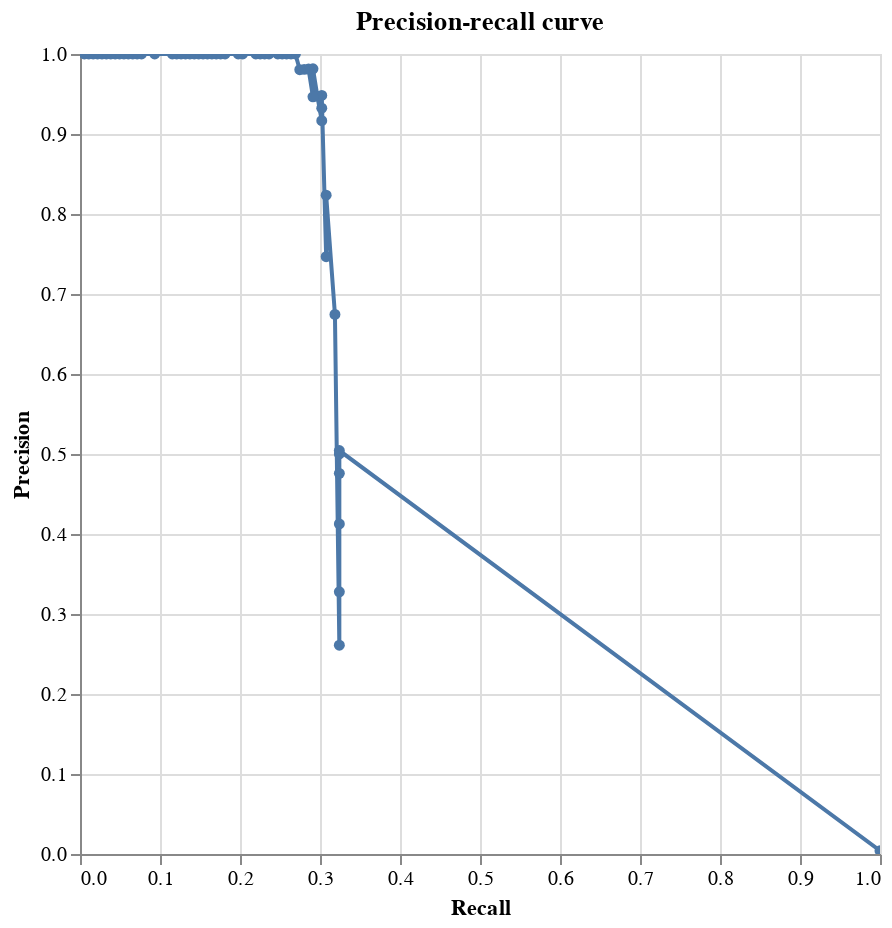

Write notebook code for a chart like this one.
### Code cell
precision_recall_chart(labels_and_scores, spark)

### Figure 1 — Vega-Lite specification as saved in the notebook (floating-point values rounded to 4 significant figures)
{"$schema": "https://vega.github.io/schema/vega-lite/v4.8.1.json", "config": {"view": {"continuousHeight": 300, "continuousWidth": 400}}, "data": {"name": "data-fadd0e93e9546856cbc745a99e65285d", "values": [{"FN": 0, "FN_rate": 0, "FP": 44668, "FP_rate": 1, "N": 44668, "N_rate": 0.9959, "P": 182, "P_rate": 0.004058, "TN": 0, "TN_rate": 0, "TP": 182, "TP_rate": 1, "precision": 0.004058, "recall": 1, "row_count": 44850, "truth_threshold": 0}, {"FN": 123, "FN_rate": 0.6758, "FP": 167, "FP_rate": 0.003739, "N": 44668, "N_rate": 0.9959, "P": 182, "P_rate": 0.004058, "TN": 44501, "TN_rate": 0.9963, "TP": 59, "TP_rate": 0.3242, "precision": 0.2611, "recall": 0.3242, "row_count": 44850, "truth_threshold": 0.00507}, {"FN": 123, "FN_rate": 0.6758, "FP": 121, "FP_rate": 0.002709, "N": 44668, "N_rate": 0.9959, "P": 182, "P_rate": 0.004058, "TN": 44547, "TN_rate": 0.9973, "TP": 59, "TP_rate": 0.3242, "precision": 0.3278, "recall": 0.3242, "row_count": 44850, "truth_threshold": 0.01098}, {"FN": 123, "FN_rate": 0.6758, "FP": 84, "FP_rate": 0.001881, "N": 44668, "N_rate": 0.9959, "P": 182, "P_rate": 0.004058, "TN": 44584, "TN_rate": 0.9981, "TP": 59, "TP_rate": 0.3242, "precision": 0.4126, "recall": 0.3242, "row_count": 44850, "truth_threshold": 0.01204}, {"FN": 123, "FN_rate": 0.6758, "FP": 65, "FP_rate": 0.001455, "N": 44668, "N_rate": 0.9959, "P": 182, "P_rate": 0.004058, "TN": 44603, "TN_rate": 0.9985, "TP": 59, "TP_rate": 0.3242, "precision": 0.4758, "recall": 0.3242, "row_count": 44850, "truth_threshold": 0.02585}, {"FN": 123, "FN_rate": 0.6758, "FP": 59, "FP_rate": 0.001321, "N": 44668, "N_rate": 0.9959, "P": 182, "P_rate": 0.004058, "TN": 44609, "TN_rate": 0.9987, "TP": 59, "TP_rate": 0.3242, "precision": 0.5, "recall": 0.3242, "row_count": 44850, "truth_threshold": 0.02868}, {"FN": 123, "FN_rate": 0.6758, "FP": 58, "FP_rate": 0.001298, "N": 44668, "N_rate": 0.9959, "P": 182, "P_rate": 0.004058, "TN": 44610, "TN_rate": 0.9987, "TP": 59, "TP_rate": 0.3242, "precision": 0.5043, "recall": 0.3242, "row_count": 44850, "truth_threshold": 0.05507}, {"FN": 124, "FN_rate": 0.6813, "FP": 28, "FP_rate": 0.0006268, "N": 44668, "N_rate": 0.9959, "P": 182, "P_rate": 0.004058, "TN": 44640, "TN_rate": 0.9994, "TP": 58, "TP_rate": 0.3187, "precision": 0.6744, "recall": 0.3187, "row_count": 44850, "truth_threshold": 0.1126}, {"FN": 126, "FN_rate": 0.6923, "FP": 19, "FP_rate": 0.0004254, "N": 44668, "N_rate": 0.9959, "P": 182, "P_rate": 0.004058, "TN": 44649, "TN_rate": 0.9996, "TP": 56, "TP_rate": 0.3077, "precision": 0.7467, "recall": 0.3077, "row_count": 44850, "truth_threshold": 0.1223}, {"FN": 126, "FN_rate": 0.6923, "FP": 12, "FP_rate": 0.0002686, "N": 44668, "N_rate": 0.9959, "P": 182, "P_rate": 0.004058, "TN": 44656, "TN_rate": 0.9997, "TP": 56, "TP_rate": 0.3077, "precision": 0.8235, "recall": 0.3077, "row_count": 44850, "truth_threshold": 0.2328}, {"FN": 127, "FN_rate": 0.6978, "FP": 5, "FP_rate": 0.0001119, "N": 44668, "N_rate": 0.9959, "P": 182, "P_rate": 0.004058, "TN": 44663, "TN_rate": 0.9999, "TP": 55, "TP_rate": 0.3022, "precision": 0.9167, "recall": 0.3022, "row_count": 44850, "truth_threshold": 0.4467}, {"FN": 127, "FN_rate": 0.6978, "FP": 4, "FP_rate": 8.955e-05, "N": 44668, "N_rate": 0.9959, "P": 182, "P_rate": 0.004058, "TN": 44664, "TN_rate": 0.9999, "TP": 55, "TP_rate": 0.3022, "precision": 0.9322, "recall": 0.3022, "row_count": 44850, "truth_threshold": 0.6706}, {"FN": 127, "FN_rate": 0.6978, "FP": 3, "FP_rate": 6.716e-05, "N": 44668, "N_rate": 0.9959, "P": 182, "P_rate": 0.004058, "TN": 44665, "TN_rate": 0.9999, "TP": 55, "TP_rate": 0.3022, "precision": 0.9483, "recall": 0.3022, "row_count": 44850, "truth_threshold": 0.7774}, {"FN": 128, "FN_rate": 0.7033, "FP": 3, "FP_rate": 6.716e-05, "N": 44668, "N_rate": 0.9959, "P": 182, "P_rate": 0.004058, "TN": 44665, "TN_rate": 0.9999, "TP": 54, "TP_rate": 0.2967, "precision": 0.9474, "recall": 0.2967, "row_count": 44850, "truth_threshold": 0.785}, {"FN": 129, "FN_rate": 0.7088, "FP": 3, "FP_rate": 6.716e-05, "N": 44668, "N_rate": 0.9959, "P": 182, "P_rate": 0.004058, "TN": 44665, "TN_rate": 0.9999, "TP": 53, "TP_rate": 0.2912, "precision": 0.9464, "recall": 0.2912, "row_count": 44850, "truth_threshold": 0.8233}, {"FN": 129, "FN_rate": 0.7088, "FP": 1, "FP_rate": 2.239e-05, "N": 44668, "N_rate": 0.9959, "P": 182, "P_rate": 0.004058, "TN": 44667, "TN_rate": 1.0, "TP": 53, "TP_rate": 0.2912, "precision": 0.9815, "recall": 0.2912, "row_count": 44850, "truth_threshold": 0.8464}, {"FN": 130, "FN_rate": 0.7143, "FP": 1, "FP_rate": 2.239e-05, "N": 44668, "N_rate": 0.9959, "P": 182, "P_rate": 0.004058, "TN": 44667, "TN_rate": 1.0, "TP": 52, "TP_rate": 0.2857, "precision": 0.9811, "recall": 0.2857, "row_count": 44850, "truth_threshold": 0.8757}, {"FN": 131, "FN_rate": 0.7198, "FP": 1, "FP_rate": 2.239e-05, "N": 44668, "N_rate": 0.9959, "P": 182, "P_rate": 0.004058, "TN": 44667, "TN_rate": 1.0, "TP": 51, "TP_rate": 0.2802, "precision": 0.9808, "recall": 0.2802, "row_count": 44850, "truth_threshold": 0.883}, {"FN": 132, "FN_rate": 0.7253, "FP": 1, "FP_rate": 2.239e-05, "N": 44668, "N_rate": 0.9959, "P": 182, "P_rate": 0.004058, "TN": 44667, "TN_rate": 1.0, "TP": 50, "TP_rate": 0.2747, "precision": 0.9804, "recall": 0.2747, "row_count": 44850, "truth_threshold": 0.9021}, {"FN": 133, "FN_rate": 0.7308, "FP": 0, "FP_rate": 0, "N": 44668, "N_rate": 0.9959, "P": 182, "P_rate": 0.004058, "TN": 44668, "TN_rate": 1, "TP": 49, "TP_rate": 0.2692, "precision": 1, "recall": 0.2692, "row_count": 44850, "truth_threshold": 0.9089}, {"FN": 134, "FN_rate": 0.7363, "FP": 0, "FP_rate": 0, "N": 44668, "N_rate": 0.9959, "P": 182, "P_rate": 0.004058, "TN": 44668, "TN_rate": 1, "TP": 48, "TP_rate": 0.2637, "precision": 1, "recall": 0.2637, "row_count": 44850, "truth_threshold": 0.9105}, {"FN": 135, "FN_rate": 0.7418, "FP": 0, "FP_rate": 0, "N": 44668, "N_rate": 0.9959, "P": 182, "P_rate": 0.004058, "TN": 44668, "TN_rate": 1, "TP": 47, "TP_rate": 0.2582, "precision": 1, "recall": 0.2582, "row_count": 44850, "truth_threshold": 0.9288}, {"FN": 136, "FN_rate": 0.7473, "FP": 0, "FP_rate": 0, "N": 44668, "N_rate": 0.9959, "P": 182, "P_rate": 0.004058, "TN": 44668, "TN_rate": 1, "TP": 46, "TP_rate": 0.2527, "precision": 1, "recall": 0.2527, "row_count": 44850, "truth_threshold": 0.9566}, {"FN": 137, "FN_rate": 0.7527, "FP": 0, "FP_rate": 0, "N": 44668, "N_rate": 0.9959, "P": 182, "P_rate": 0.004058, "TN": 44668, "TN_rate": 1, "TP": 45, "TP_rate": 0.2473, "precision": 1, "recall": 0.2473, "row_count": 44850, "truth_threshold": 0.9572}, {"FN": 139, "FN_rate": 0.7637, "FP": 0, "FP_rate": 0, "N": 44668, "N_rate": 0.9959, "P": 182, "P_rate": 0.004058, "TN": 44668, "TN_rate": 1, "TP": 43, "TP_rate": 0.2363, "precision": 1, "recall": 0.2363, "row_count": 44850, "truth_threshold": 0.963}, {"FN": 140, "FN_rate": 0.7692, "FP": 0, "FP_rate": 0, "N": 44668, "N_rate": 0.9959, "P": 182, "P_rate": 0.004058, "TN": 44668, "TN_rate": 1, "TP": 42, "TP_rate": 0.2308, "precision": 1, "recall": 0.2308, "row_count": 44850, "truth_threshold": 0.975}, {"FN": 141, "FN_rate": 0.7747, "FP": 0, "FP_rate": 0, "N": 44668, "N_rate": 0.9959, "P": 182, "P_rate": 0.004058, "TN": 44668, "TN_rate": 1, "TP": 41, "TP_rate": 0.2253, "precision": 1, "recall": 0.2253, "row_count": 44850, "truth_threshold": 0.9811}, {"FN": 142, "FN_rate": 0.7802, "FP": 0, "FP_rate": 0, "N": 44668, "N_rate": 0.9959, "P": 182, "P_rate": 0.004058, "TN": 44668, "TN_rate": 1, "TP": 40, "TP_rate": 0.2198, "precision": 1, "recall": 0.2198, "row_count": 44850, "truth_threshold": 0.9816}, {"FN": 145, "FN_rate": 0.7967, "FP": 0, "FP_rate": 0, "N": 44668, "N_rate": 0.9959, "P": 182, "P_rate": 0.004058, "TN": 44668, "TN_rate": 1, "TP": 37, "TP_rate": 0.2033, "precision": 1, "recall": 0.2033, "row_count": 44850, "truth_threshold": 0.9877}, {"FN": 146, "FN_rate": 0.8022, "FP": 0, "FP_rate": 0, "N": 44668, "N_rate": 0.9959, "P": 182, "P_rate": 0.004058, "TN": 44668, "TN_rate": 1, "TP": 36, "TP_rate": 0.1978, "precision": 1, "recall": 0.1978, "row_count": 44850, "truth_threshold": 0.9915}, {"FN": 149, "FN_rate": 0.8187, "FP": 0, "FP_rate": 0, "N": 44668, "N_rate": 0.9959, "P": 182, "P_rate": 0.004058, "TN": 44668, "TN_rate": 1, "TP": 33, "TP_rate": 0.1813, "precision": 1, "recall": 0.1813, "row_count": 44850, "truth_threshold": 0.9923}, {"FN": 150, "FN_rate": 0.8242, "FP": 0, "FP_rate": 0, "N": 44668, "N_rate": 0.9959, "P": 182, "P_rate": 0.004058, "TN": 44668, "TN_rate": 1, "TP": 32, "TP_rate": 0.1758, "precision": 1, "recall": 0.1758, "row_count": 44850, "truth_threshold": 0.9968}, {"FN": 151, "FN_rate": 0.8297, "FP": 0, "FP_rate": 0, "N": 44668, "N_rate": 0.9959, "P": 182, "P_rate": 0.004058, "TN": 44668, "TN_rate": 1, "TP": 31, "TP_rate": 0.1703, "precision": 1, "recall": 0.1703, "row_count": 44850, "truth_threshold": 0.9982}, {"FN": 152, "FN_rate": 0.8352, "FP": 0, "FP_rate": 0, "N": 44668, "N_rate": 0.9959, "P": 182, "P_rate": 0.004058, "TN": 44668, "TN_rate": 1, "TP": 30, "TP_rate": 0.1648, "precision": 1, "recall": 0.1648, "row_count": 44850, "truth_threshold": 0.9992}, {"FN": 153, "FN_rate": 0.8407, "FP": 0, "FP_rate": 0, "N": 44668, "N_rate": 0.9959, "P": 182, "P_rate": 0.004058, "TN": 44668, "TN_rate": 1, "TP": 29, "TP_rate": 0.1593, "precision": 1, "recall": 0.1593, "row_count": 44850, "truth_threshold": 0.9992}, {"FN": 154, "FN_rate": 0.8462, "FP": 0, "FP_rate": 0, "N": 44668, "N_rate": 0.9959, "P": 182, "P_rate": 0.004058, "TN": 44668, "TN_rate": 1, "TP": 28, "TP_rate": 0.1538, "precision": 1, "recall": 0.1538, "row_count": 44850, "truth_threshold": 0.9993}, {"FN": 155, "FN_rate": 0.8516, "FP": 0, "FP_rate": 0, "N": 44668, "N_rate": 0.9959, "P": 182, "P_rate": 0.004058, "TN": 44668, "TN_rate": 1, "TP": 27, "TP_rate": 0.1484, "precision": 1, "recall": 0.1484, "row_count": 44850, "truth_threshold": 0.9993}, {"FN": 156, "FN_rate": 0.8571, "FP": 0, "FP_rate": 0, "N": 44668, "N_rate": 0.9959, "P": 182, "P_rate": 0.004058, "TN": 44668, "TN_rate": 1, "TP": 26, "TP_rate": 0.1429, "precision": 1, "recall": 0.1429, "row_count": 44850, "truth_threshold": 0.9995}, {"FN": 157, "FN_rate": 0.8626, "FP": 0, "FP_rate": 0, "N": 44668, "N_rate": 0.9959, "P": 182, "P_rate": 0.004058, "TN": 44668, "TN_rate": 1, "TP": 25, "TP_rate": 0.1374, "precision": 1, "recall": 0.1374, "row_count": 44850, "truth_threshold": 0.9996}, {"FN": 158, "FN_rate": 0.8681, "FP": 0, "FP_rate": 0, "N": 44668, "N_rate": 0.9959, "P": 182, "P_rate": 0.004058, "TN": 44668, "TN_rate": 1, "TP": 24, "TP_rate": 0.1319, "precision": 1, "recall": 0.1319, "row_count": 44850, "truth_threshold": 0.9996}, {"FN": 159, "FN_rate": 0.8736, "FP": 0, "FP_rate": 0, "N": 44668, "N_rate": 0.9959, "P": 182, "P_rate": 0.004058, "TN": 44668, "TN_rate": 1, "TP": 23, "TP_rate": 0.1264, "precision": 1, "recall": 0.1264, "row_count": 44850, "truth_threshold": 0.9997}, {"FN": 160, "FN_rate": 0.8791, "FP": 0, "FP_rate": 0, "N": 44668, "N_rate": 0.9959, "P": 182, "P_rate": 0.004058, "TN": 44668, "TN_rate": 1, "TP": 22, "TP_rate": 0.1209, "precision": 1, "recall": 0.1209, "row_count": 44850, "truth_threshold": 0.9997}, {"FN": 161, "FN_rate": 0.8846, "FP": 0, "FP_rate": 0, "N": 44668, "N_rate": 0.9959, "P": 182, "P_rate": 0.004058, "TN": 44668, "TN_rate": 1, "TP": 21, "TP_rate": 0.1154, "precision": 1, "recall": 0.1154, "row_count": 44850, "truth_threshold": 0.9998}, {"FN": 165, "FN_rate": 0.9066, "FP": 0, "FP_rate": 0, "N": 44668, "N_rate": 0.9959, "P": 182, "P_rate": 0.004058, "TN": 44668, "TN_rate": 1, "TP": 17, "TP_rate": 0.09341, "precision": 1, "recall": 0.09341, "row_count": 44850, "truth_threshold": 0.9999}, {"FN": 168, "FN_rate": 0.9231, "FP": 0, "FP_rate": 0, "N": 44668, "N_rate": 0.9959, "P": 182, "P_rate": 0.004058, "TN": 44668, "TN_rate": 1, "TP": 14, "TP_rate": 0.07692, "precision": 1, "recall": 0.07692, "row_count": 44850, "truth_threshold": 0.9999}, {"FN": 169, "FN_rate": 0.9286, "FP": 0, "FP_rate": 0, "N": 44668, "N_rate": 0.9959, "P": 182, "P_rate": 0.004058, "TN": 44668, "TN_rate": 1, "TP": 13, "TP_rate": 0.07143, "precision": 1, "recall": 0.07143, "row_count": 44850, "truth_threshold": 0.9999}, {"FN": 170, "FN_rate": 0.9341, "FP": 0, "FP_rate": 0, "N": 44668, "N_rate": 0.9959, "P": 182, "P_rate": 0.004058, "TN": 44668, "TN_rate": 1, "TP": 12, "TP_rate": 0.06593, "precision": 1, "recall": 0.06593, "row_count": 44850, "truth_threshold": 0.9999}, {"FN": 171, "FN_rate": 0.9396, "FP": 0, "FP_rate": 0, "N": 44668, "N_rate": 0.9959, "P": 182, "P_rate": 0.004058, "TN": 44668, "TN_rate": 1, "TP": 11, "TP_rate": 0.06044, "precision": 1, "recall": 0.06044, "row_count": 44850, "truth_threshold": 0.9999}, {"FN": 172, "FN_rate": 0.9451, "FP": 0, "FP_rate": 0, "N": 44668, "N_rate": 0.9959, "P": 182, "P_rate": 0.004058, "TN": 44668, "TN_rate": 1, "TP": 10, "TP_rate": 0.05495, "precision": 1, "recall": 0.05495, "row_count": 44850, "truth_threshold": 0.9999}, {"FN": 173, "FN_rate": 0.9505, "FP": 0, "FP_rate": 0, "N": 44668, "N_rate": 0.9959, "P": 182, "P_rate": 0.004058, "TN": 44668, "TN_rate": 1, "TP": 9, "TP_rate": 0.04945, "precision": 1, "recall": 0.04945, "row_count": 44850, "truth_threshold": 1.0}, {"FN": 174, "FN_rate": 0.956, "FP": 0, "FP_rate": 0, "N": 44668, "N_rate": 0.9959, "P": 182, "P_rate": 0.004058, "TN": 44668, "TN_rate": 1, "TP": 8, "TP_rate": 0.04396, "precision": 1, "recall": 0.04396, "row_count": 44850, "truth_threshold": 1.0}, {"FN": 175, "FN_rate": 0.9615, "FP": 0, "FP_rate": 0, "N": 44668, "N_rate": 0.9959, "P": 182, "P_rate": 0.004058, "TN": 44668, "TN_rate": 1, "TP": 7, "TP_rate": 0.03846, "precision": 1, "recall": 0.03846, "row_count": 44850, "truth_threshold": 1.0}, {"FN": 176, "FN_rate": 0.967, "FP": 0, "FP_rate": 0, "N": 44668, "N_rate": 0.9959, "P": 182, "P_rate": 0.004058, "TN": 44668, "TN_rate": 1, "TP": 6, "TP_rate": 0.03297, "precision": 1, "recall": 0.03297, "row_count": 44850, "truth_threshold": 1.0}, {"FN": 177, "FN_rate": 0.9725, "FP": 0, "FP_rate": 0, "N": 44668, "N_rate": 0.9959, "P": 182, "P_rate": 0.004058, "TN": 44668, "TN_rate": 1, "TP": 5, "TP_rate": 0.02747, "precision": 1, "recall": 0.02747, "row_count": 44850, "truth_threshold": 1.0}, {"FN": 178, "FN_rate": 0.978, "FP": 0, "FP_rate": 0, "N": 44668, "N_rate": 0.9959, "P": 182, "P_rate": 0.004058, "TN": 44668, "TN_rate": 1, "TP": 4, "TP_rate": 0.02198, "precision": 1, "recall": 0.02198, "row_count": 44850, "truth_threshold": 1.0}, {"FN": 179, "FN_rate": 0.9835, "FP": 0, "FP_rate": 0, "N": 44668, "N_rate": 0.9959, "P": 182, "P_rate": 0.004058, "TN": 44668, "TN_rate": 1, "TP": 3, "TP_rate": 0.01648, "precision": 1, "recall": 0.01648, "row_count": 44850, "truth_threshold": 1.0}, {"FN": 180, "FN_rate": 0.989, "FP": 0, "FP_rate": 0, "N": 44668, "N_rate": 0.9959, "P": 182, "P_rate": 0.004058, "TN": 44668, "TN_rate": 1, "TP": 2, "TP_rate": 0.01099, "precision": 1, "recall": 0.01099, "row_count": 44850, "truth_threshold": 1.0}, {"FN": 181, "FN_rate": 0.9945, "FP": 0, "FP_rate": 0, "N": 44668, "N_rate": 0.9959, "P": 182, "P_rate": 0.004058, "TN": 44668, "TN_rate": 1, "TP": 1, "TP_rate": 0.005495, "precision": 1, "recall": 0.005495, "row_count": 44850, "truth_threshold": 1.0}]}, "encoding": {"tooltip": [{"field": "truth_threshold", "type": "quantitative"}, {"field": "FP_rate", "type": "quantitative"}, {"field": "TP_rate", "type": "quantitative"}, {"field": "TP", "type": "quantitative"}, {"field": "TN", "type": "quantitative"}, {"field": "FP", "type": "quantitative"}, {"field": "FN", "type": "quantitative"}, {"field": "precision", "type": "quantitative"}, {"field": "recall", "type": "quantitative"}], "x": {"field": "recall", "sort": ["-recall"], "title": "Recall", "type": "quantitative"}, "y": {"field": "precision", "sort": ["-precision"], "title": "Precision", "type": "quantitative"}}, "height": 400, "mark": {"clip": true, "point": true, "type": "line"}, "title": "Precision-recall curve", "width": 400}
